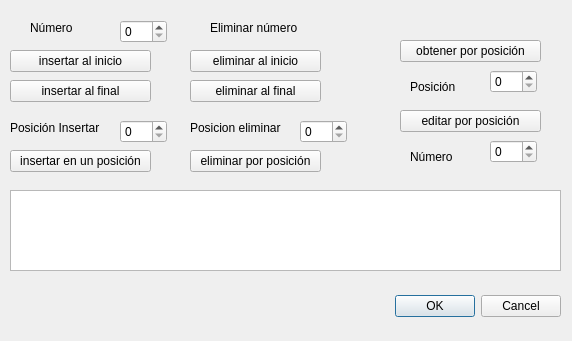
<?xml version="1.0" encoding="UTF-8"?>
<ui version="4.0">
 <class>ventanacircularsimple</class>
 <widget class="QDialog" name="ventanacircularsimple">
  <property name="geometry">
   <rect>
    <x>0</x>
    <y>0</y>
    <width>572</width>
    <height>341</height>
   </rect>
  </property>
  <property name="windowTitle">
   <string>Lista Circular Simple</string>
  </property>
  <widget class="QDialogButtonBox" name="buttonBox">
   <property name="geometry">
    <rect>
     <x>-60</x>
     <y>290</y>
     <width>621</width>
     <height>32</height>
    </rect>
   </property>
   <property name="orientation">
    <enum>Qt::Horizontal</enum>
   </property>
   <property name="standardButtons">
    <set>QDialogButtonBox::Cancel|QDialogButtonBox::Ok</set>
   </property>
  </widget>
  <widget class="QPushButton" name="InsertarFinalBTN">
   <property name="geometry">
    <rect>
     <x>10</x>
     <y>80</y>
     <width>141</width>
     <height>22</height>
    </rect>
   </property>
   <property name="text">
    <string>insertar al final</string>
   </property>
  </widget>
  <widget class="QGraphicsView" name="graphicsView">
   <property name="geometry">
    <rect>
     <x>10</x>
     <y>190</y>
     <width>551</width>
     <height>81</height>
    </rect>
   </property>
  </widget>
  <widget class="QLabel" name="label_3">
   <property name="geometry">
    <rect>
     <x>30</x>
     <y>20</y>
     <width>71</width>
     <height>16</height>
    </rect>
   </property>
   <property name="text">
    <string>Número</string>
   </property>
  </widget>
  <widget class="QLabel" name="label_6">
   <property name="geometry">
    <rect>
     <x>410</x>
     <y>150</y>
     <width>59</width>
     <height>14</height>
    </rect>
   </property>
   <property name="text">
    <string>Número</string>
   </property>
  </widget>
  <widget class="QLabel" name="label_2">
   <property name="geometry">
    <rect>
     <x>210</x>
     <y>20</y>
     <width>111</width>
     <height>16</height>
    </rect>
   </property>
   <property name="text">
    <string>Eliminar número</string>
   </property>
  </widget>
  <widget class="QPushButton" name="EditarPosBTN">
   <property name="geometry">
    <rect>
     <x>400</x>
     <y>110</y>
     <width>141</width>
     <height>22</height>
    </rect>
   </property>
   <property name="text">
    <string>editar por posición</string>
   </property>
  </widget>
  <widget class="QPushButton" name="InsertarInicioBTN">
   <property name="geometry">
    <rect>
     <x>10</x>
     <y>50</y>
     <width>141</width>
     <height>22</height>
    </rect>
   </property>
   <property name="text">
    <string>insertar al inicio</string>
   </property>
  </widget>
  <widget class="QSpinBox" name="PosEliminar">
   <property name="geometry">
    <rect>
     <x>300</x>
     <y>120</y>
     <width>47</width>
     <height>23</height>
    </rect>
   </property>
  </widget>
  <widget class="QPushButton" name="EliminarFinalBTN">
   <property name="geometry">
    <rect>
     <x>190</x>
     <y>80</y>
     <width>131</width>
     <height>22</height>
    </rect>
   </property>
   <property name="text">
    <string>eliminar al final</string>
   </property>
  </widget>
  <widget class="QSpinBox" name="PosEditarObtener">
   <property name="geometry">
    <rect>
     <x>490</x>
     <y>70</y>
     <width>47</width>
     <height>23</height>
    </rect>
   </property>
  </widget>
  <widget class="QLabel" name="label_4">
   <property name="geometry">
    <rect>
     <x>190</x>
     <y>120</y>
     <width>101</width>
     <height>16</height>
    </rect>
   </property>
   <property name="text">
    <string>Posicion eliminar</string>
   </property>
  </widget>
  <widget class="QSpinBox" name="InsertarNumero">
   <property name="geometry">
    <rect>
     <x>120</x>
     <y>20</y>
     <width>47</width>
     <height>23</height>
    </rect>
   </property>
  </widget>
  <widget class="QPushButton" name="EliminarInicioBTN">
   <property name="geometry">
    <rect>
     <x>190</x>
     <y>50</y>
     <width>131</width>
     <height>22</height>
    </rect>
   </property>
   <property name="text">
    <string>eliminar al inicio</string>
   </property>
  </widget>
  <widget class="QPushButton" name="ObtenerPosBTN">
   <property name="geometry">
    <rect>
     <x>400</x>
     <y>40</y>
     <width>141</width>
     <height>22</height>
    </rect>
   </property>
   <property name="text">
    <string>obtener por posición</string>
   </property>
  </widget>
  <widget class="QPushButton" name="EliminarPOSBTN">
   <property name="geometry">
    <rect>
     <x>190</x>
     <y>150</y>
     <width>131</width>
     <height>22</height>
    </rect>
   </property>
   <property name="text">
    <string>eliminar por posición</string>
   </property>
  </widget>
  <widget class="QSpinBox" name="PosicionInsertar">
   <property name="geometry">
    <rect>
     <x>120</x>
     <y>120</y>
     <width>47</width>
     <height>23</height>
    </rect>
   </property>
  </widget>
  <widget class="QPushButton" name="InsertarPOSBTN">
   <property name="geometry">
    <rect>
     <x>10</x>
     <y>150</y>
     <width>141</width>
     <height>22</height>
    </rect>
   </property>
   <property name="text">
    <string>insertar en un posición</string>
   </property>
  </widget>
  <widget class="QLabel" name="label_5">
   <property name="geometry">
    <rect>
     <x>410</x>
     <y>80</y>
     <width>59</width>
     <height>14</height>
    </rect>
   </property>
   <property name="text">
    <string>Posición</string>
   </property>
  </widget>
  <widget class="QSpinBox" name="NumeroEditar">
   <property name="geometry">
    <rect>
     <x>490</x>
     <y>140</y>
     <width>47</width>
     <height>23</height>
    </rect>
   </property>
  </widget>
  <widget class="QLabel" name="label">
   <property name="geometry">
    <rect>
     <x>10</x>
     <y>120</y>
     <width>111</width>
     <height>16</height>
    </rect>
   </property>
   <property name="text">
    <string>Posición Insertar</string>
   </property>
  </widget>
 </widget>
 <resources/>
 <connections>
  <connection>
   <sender>buttonBox</sender>
   <signal>rejected()</signal>
   <receiver>ventanacircularsimple</receiver>
   <slot>reject()</slot>
   <hints>
    <hint type="sourcelabel">
     <x>316</x>
     <y>260</y>
    </hint>
    <hint type="destinationlabel">
     <x>286</x>
     <y>274</y>
    </hint>
   </hints>
  </connection>
  <connection>
   <sender>buttonBox</sender>
   <signal>accepted()</signal>
   <receiver>ventanacircularsimple</receiver>
   <slot>accept()</slot>
   <hints>
    <hint type="sourcelabel">
     <x>248</x>
     <y>254</y>
    </hint>
    <hint type="destinationlabel">
     <x>157</x>
     <y>274</y>
    </hint>
   </hints>
  </connection>
 </connections>
</ui>
